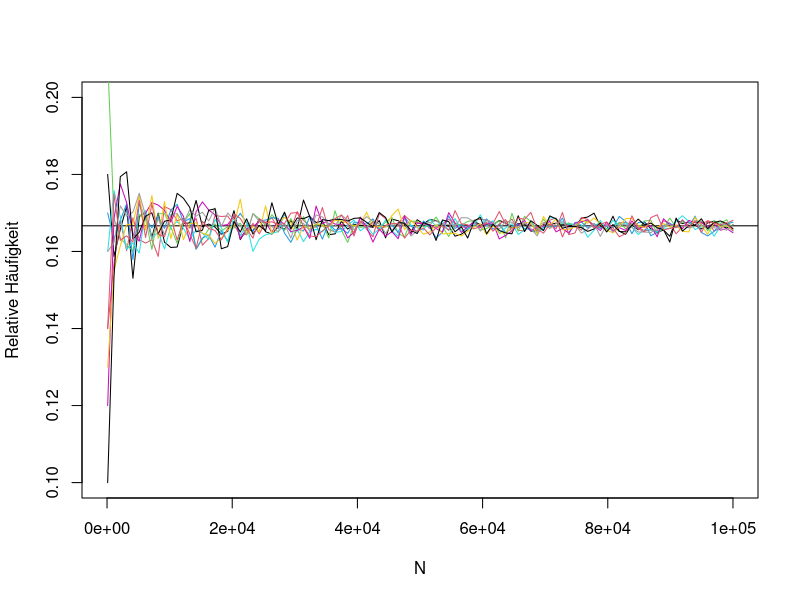

This figure's R source:
## Einfache Computer Simulation
x = sample(1:6, 100, replace = TRUE)
x[1:10]
sum(x == 5) / 100
## Wiederholen und es kommt jedes mal was anderes raus
mean(sample(1:6, 1000000, replace = TRUE) == 5)
# Je grösser N desto weniger wankelt es.

#Limit N-> Infty
plot(NULL, xlim=c(0, 100000), ylim=c(0.1,0.2), xlab='N', ylab='Relative Häufigkeit')
abline(h=1/6)
for (i in 1:10){
 N = seq(100, 100000, length.out=100) 
 y = rep(NA,100)
 for (n in 1:100){
   y[n]=mean(sample(1:6, N[n], replace = TRUE) == 5)
 }
 lines(N, y, col=i)
}


## Kompliziertere Computersimulation, mehr als 8 Punkte im Doppelwurf
n = 1000000
x1 = sample(1:6, n, replace = TRUE) #Unabhängige Würfe
x2 = sample(1:6, n, replace = TRUE) #Unabhängige Würfe
x12 = x1 + x2 #Gesamtsumme ist Summe der einzelnen 
x1[1:3]
x2[1:3]
x12[1:3]
sum(x12 > 8) / n #Schätzung nach Mises








